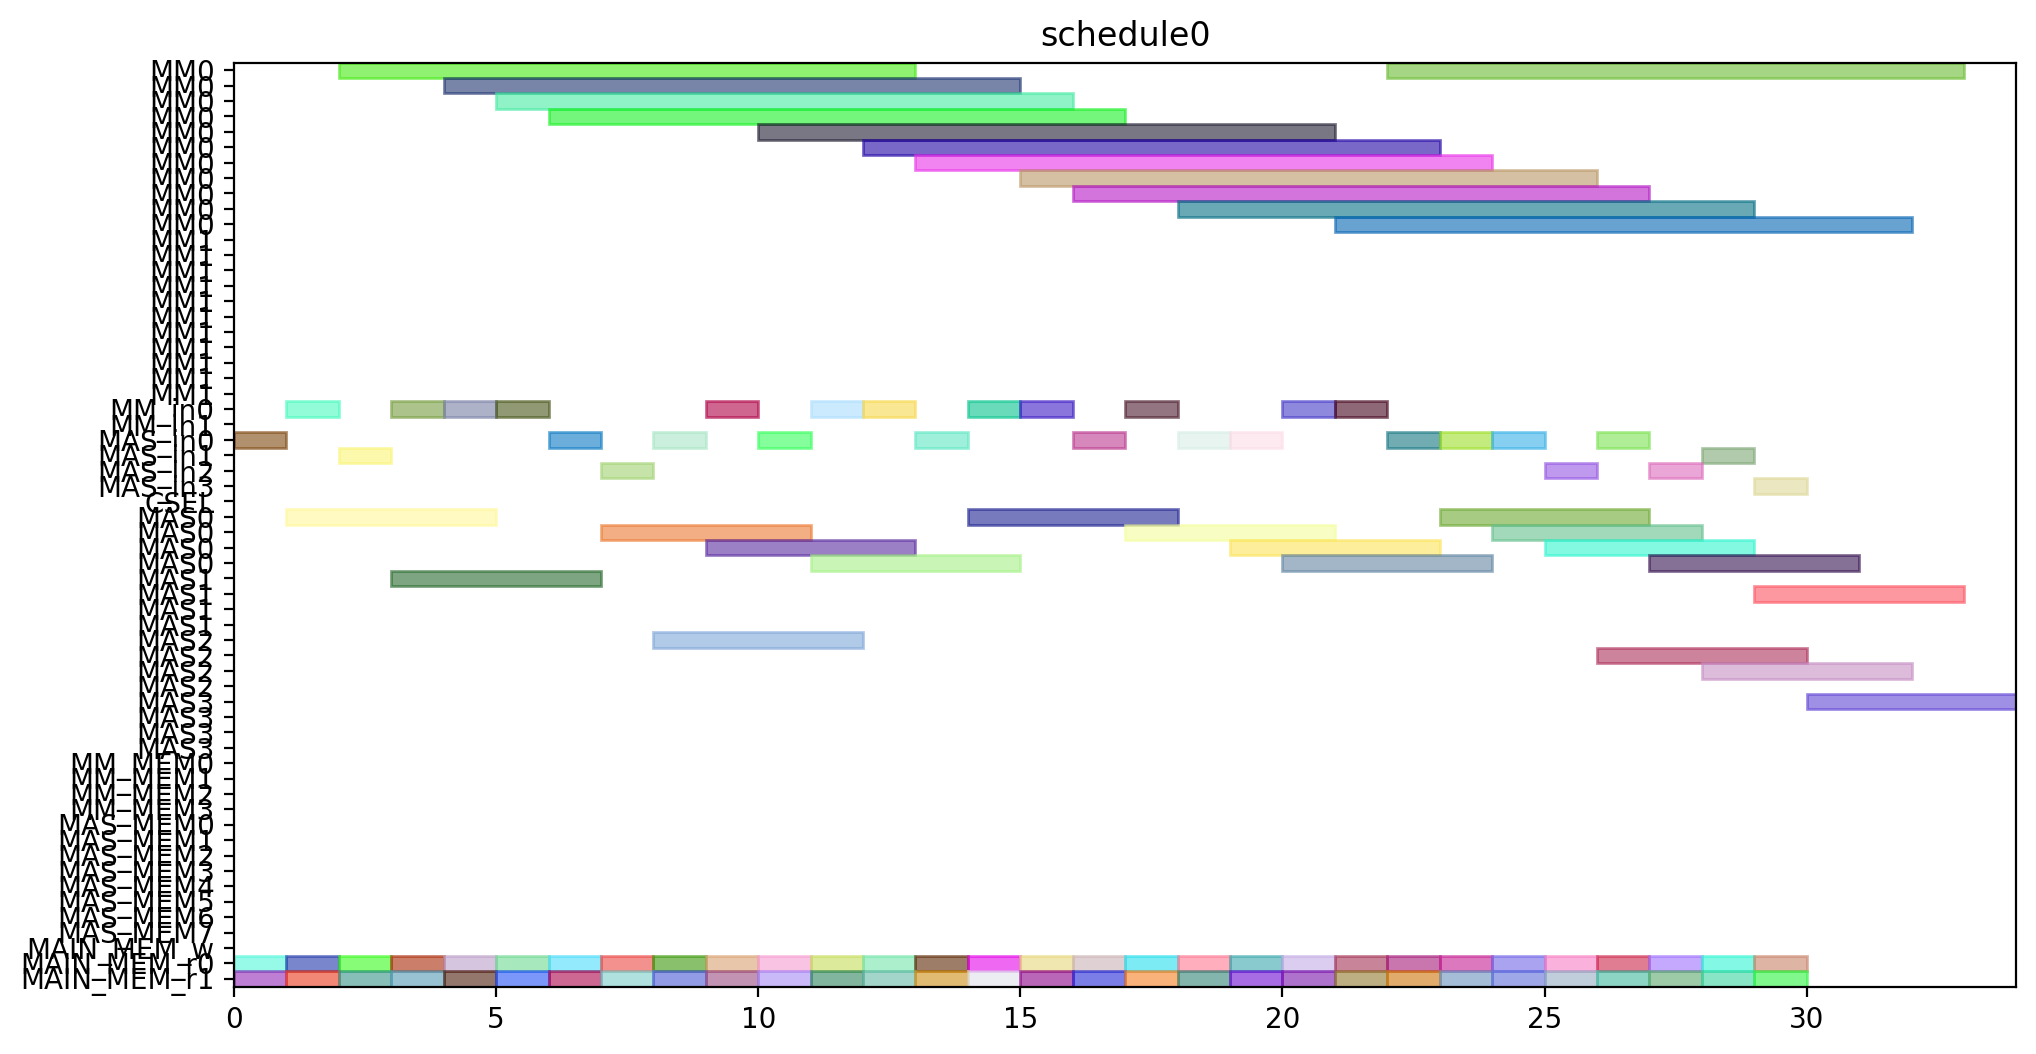

Here is the Python script that generated this plot:
from pyschedule import Scenario, solvers, plotters, alt


def solve():
	horizon = 120
	S = Scenario("schedule0", horizon=horizon)

	# resource
	MM = S.Resources('MM', num=2, size=11)
	MM_in = S.Resources('MM_in', num=2)
	MAS_in = S.Resources('MAS_in', num=4)
	CSEL = S.Resource('CSEL')
	MAS = S.Resources('MAS', num=4, size=4, periods=range(1, horizon))
	MM_MEM = S.Resources('MM_MEM', num=4)
	MAS_MEM = S.Resources('MAS_MEM', num=8)
	MAIN_MEM_w = S.Resource('MAIN_MEM_w', size=1)
	MAIN_MEM_r = S.Resources('MAIN_MEM_r', num=2)

	# result of previous scheduling

	# new tasks
	T1_t0 = S.Task('T1_t0', length=4, delay_cost=1)
	T1_t0 += alt(MAS)
	T1_t0_in = S.Task('T1_t0_in', length=1, delay_cost=1)
	T1_t0_in += alt(MAS_in)
	S += T1_t0_in*MAS_in[0]<=T1_t0*MAS[0]

	S += T1_t0_in*MAS_in[1]<=T1_t0*MAS[1]

	S += T1_t0_in*MAS_in[2]<=T1_t0*MAS[2]

	S += T1_t0_in*MAS_in[3]<=T1_t0*MAS[3]

	T1_t0_mem0 = S.Task('T1_t0_mem0', length=1, delay_cost=1)
	T1_t0_mem0 += MAIN_MEM_r[0]
	S += T1_t0_mem0 <= T1_t0

	T1_t0_mem1 = S.Task('T1_t0_mem1', length=1, delay_cost=1)
	T1_t0_mem1 += MAIN_MEM_r[1]
	S += T1_t0_mem1 <= T1_t0

	T1_t1 = S.Task('T1_t1', length=4, delay_cost=1)
	T1_t1 += alt(MAS)
	T1_t1_in = S.Task('T1_t1_in', length=1, delay_cost=1)
	T1_t1_in += alt(MAS_in)
	S += T1_t1_in*MAS_in[0]<=T1_t1*MAS[0]

	S += T1_t1_in*MAS_in[1]<=T1_t1*MAS[1]

	S += T1_t1_in*MAS_in[2]<=T1_t1*MAS[2]

	S += T1_t1_in*MAS_in[3]<=T1_t1*MAS[3]

	T1_t1_mem0 = S.Task('T1_t1_mem0', length=1, delay_cost=1)
	T1_t1_mem0 += MAIN_MEM_r[0]
	S += T1_t1_mem0 <= T1_t1

	T1_t1_mem1 = S.Task('T1_t1_mem1', length=1, delay_cost=1)
	T1_t1_mem1 += MAIN_MEM_r[1]
	S += T1_t1_mem1 <= T1_t1

	T1_t3 = S.Task('T1_t3', length=11, delay_cost=1)
	T1_t3 += alt(MM)
	T1_t3_in = S.Task('T1_t3_in', length=1, delay_cost=1)
	T1_t3_in += alt(MM_in)
	S += T1_t3_in*MM_in[0]<=T1_t3*MM[0]
	S += T1_t3_in*MM_in[1]<=T1_t3*MM[1]
	T1_t3_mem0 = S.Task('T1_t3_mem0', length=1, delay_cost=1)
	T1_t3_mem0 += MAIN_MEM_r[0]
	S += T1_t3_mem0 <= T1_t3

	T1_t3_mem1 = S.Task('T1_t3_mem1', length=1, delay_cost=1)
	T1_t3_mem1 += MAIN_MEM_r[1]
	S += T1_t3_mem1 <= T1_t3

	T2_t0 = S.Task('T2_t0', length=11, delay_cost=1)
	T2_t0 += alt(MM)
	T2_t0_in = S.Task('T2_t0_in', length=1, delay_cost=1)
	T2_t0_in += alt(MM_in)
	S += T2_t0_in*MM_in[0]<=T2_t0*MM[0]
	S += T2_t0_in*MM_in[1]<=T2_t0*MM[1]
	T2_t0_mem0 = S.Task('T2_t0_mem0', length=1, delay_cost=1)
	T2_t0_mem0 += MAIN_MEM_r[0]
	S += T2_t0_mem0 <= T2_t0

	T2_t0_mem1 = S.Task('T2_t0_mem1', length=1, delay_cost=1)
	T2_t0_mem1 += MAIN_MEM_r[1]
	S += T2_t0_mem1 <= T2_t0

	T2_t1 = S.Task('T2_t1', length=11, delay_cost=1)
	T2_t1 += alt(MM)
	T2_t1_in = S.Task('T2_t1_in', length=1, delay_cost=1)
	T2_t1_in += alt(MM_in)
	S += T2_t1_in*MM_in[0]<=T2_t1*MM[0]
	S += T2_t1_in*MM_in[1]<=T2_t1*MM[1]
	T2_t1_mem0 = S.Task('T2_t1_mem0', length=1, delay_cost=1)
	T2_t1_mem0 += MAIN_MEM_r[0]
	S += T2_t1_mem0 <= T2_t1

	T2_t1_mem1 = S.Task('T2_t1_mem1', length=1, delay_cost=1)
	T2_t1_mem1 += MAIN_MEM_r[1]
	S += T2_t1_mem1 <= T2_t1

	T2_t2 = S.Task('T2_t2', length=4, delay_cost=1)
	T2_t2 += alt(MAS)
	T2_t2_in = S.Task('T2_t2_in', length=1, delay_cost=1)
	T2_t2_in += alt(MAS_in)
	S += T2_t2_in*MAS_in[0]<=T2_t2*MAS[0]

	S += T2_t2_in*MAS_in[1]<=T2_t2*MAS[1]

	S += T2_t2_in*MAS_in[2]<=T2_t2*MAS[2]

	S += T2_t2_in*MAS_in[3]<=T2_t2*MAS[3]

	T2_t2_mem0 = S.Task('T2_t2_mem0', length=1, delay_cost=1)
	T2_t2_mem0 += MAIN_MEM_r[0]
	S += T2_t2_mem0 <= T2_t2

	T2_t2_mem1 = S.Task('T2_t2_mem1', length=1, delay_cost=1)
	T2_t2_mem1 += MAIN_MEM_r[1]
	S += T2_t2_mem1 <= T2_t2

	T2_t3 = S.Task('T2_t3', length=4, delay_cost=1)
	T2_t3 += alt(MAS)
	T2_t3_in = S.Task('T2_t3_in', length=1, delay_cost=1)
	T2_t3_in += alt(MAS_in)
	S += T2_t3_in*MAS_in[0]<=T2_t3*MAS[0]

	S += T2_t3_in*MAS_in[1]<=T2_t3*MAS[1]

	S += T2_t3_in*MAS_in[2]<=T2_t3*MAS[2]

	S += T2_t3_in*MAS_in[3]<=T2_t3*MAS[3]

	T2_t3_mem0 = S.Task('T2_t3_mem0', length=1, delay_cost=1)
	T2_t3_mem0 += MAIN_MEM_r[0]
	S += T2_t3_mem0 <= T2_t3

	T2_t3_mem1 = S.Task('T2_t3_mem1', length=1, delay_cost=1)
	T2_t3_mem1 += MAIN_MEM_r[1]
	S += T2_t3_mem1 <= T2_t3

	T3_t0 = S.Task('T3_t0', length=11, delay_cost=1)
	T3_t0 += alt(MM)
	T3_t0_in = S.Task('T3_t0_in', length=1, delay_cost=1)
	T3_t0_in += alt(MM_in)
	S += T3_t0_in*MM_in[0]<=T3_t0*MM[0]
	S += T3_t0_in*MM_in[1]<=T3_t0*MM[1]
	T3_t0_mem0 = S.Task('T3_t0_mem0', length=1, delay_cost=1)
	T3_t0_mem0 += MAIN_MEM_r[0]
	S += T3_t0_mem0 <= T3_t0

	T3_t0_mem1 = S.Task('T3_t0_mem1', length=1, delay_cost=1)
	T3_t0_mem1 += MAIN_MEM_r[1]
	S += T3_t0_mem1 <= T3_t0

	T3_t1 = S.Task('T3_t1', length=11, delay_cost=1)
	T3_t1 += alt(MM)
	T3_t1_in = S.Task('T3_t1_in', length=1, delay_cost=1)
	T3_t1_in += alt(MM_in)
	S += T3_t1_in*MM_in[0]<=T3_t1*MM[0]
	S += T3_t1_in*MM_in[1]<=T3_t1*MM[1]
	T3_t1_mem0 = S.Task('T3_t1_mem0', length=1, delay_cost=1)
	T3_t1_mem0 += MAIN_MEM_r[0]
	S += T3_t1_mem0 <= T3_t1

	T3_t1_mem1 = S.Task('T3_t1_mem1', length=1, delay_cost=1)
	T3_t1_mem1 += MAIN_MEM_r[1]
	S += T3_t1_mem1 <= T3_t1

	T3_t2 = S.Task('T3_t2', length=4, delay_cost=1)
	T3_t2 += alt(MAS)
	T3_t2_in = S.Task('T3_t2_in', length=1, delay_cost=1)
	T3_t2_in += alt(MAS_in)
	S += T3_t2_in*MAS_in[0]<=T3_t2*MAS[0]

	S += T3_t2_in*MAS_in[1]<=T3_t2*MAS[1]

	S += T3_t2_in*MAS_in[2]<=T3_t2*MAS[2]

	S += T3_t2_in*MAS_in[3]<=T3_t2*MAS[3]

	T3_t2_mem0 = S.Task('T3_t2_mem0', length=1, delay_cost=1)
	T3_t2_mem0 += MAIN_MEM_r[0]
	S += T3_t2_mem0 <= T3_t2

	T3_t2_mem1 = S.Task('T3_t2_mem1', length=1, delay_cost=1)
	T3_t2_mem1 += MAIN_MEM_r[1]
	S += T3_t2_mem1 <= T3_t2

	T3_t3 = S.Task('T3_t3', length=4, delay_cost=1)
	T3_t3 += alt(MAS)
	T3_t3_in = S.Task('T3_t3_in', length=1, delay_cost=1)
	T3_t3_in += alt(MAS_in)
	S += T3_t3_in*MAS_in[0]<=T3_t3*MAS[0]

	S += T3_t3_in*MAS_in[1]<=T3_t3*MAS[1]

	S += T3_t3_in*MAS_in[2]<=T3_t3*MAS[2]

	S += T3_t3_in*MAS_in[3]<=T3_t3*MAS[3]

	T3_t3_mem0 = S.Task('T3_t3_mem0', length=1, delay_cost=1)
	T3_t3_mem0 += MAIN_MEM_r[0]
	S += T3_t3_mem0 <= T3_t3

	T3_t3_mem1 = S.Task('T3_t3_mem1', length=1, delay_cost=1)
	T3_t3_mem1 += MAIN_MEM_r[1]
	S += T3_t3_mem1 <= T3_t3

	T4_t0 = S.Task('T4_t0', length=11, delay_cost=1)
	T4_t0 += alt(MM)
	T4_t0_in = S.Task('T4_t0_in', length=1, delay_cost=1)
	T4_t0_in += alt(MM_in)
	S += T4_t0_in*MM_in[0]<=T4_t0*MM[0]
	S += T4_t0_in*MM_in[1]<=T4_t0*MM[1]
	T4_t0_mem0 = S.Task('T4_t0_mem0', length=1, delay_cost=1)
	T4_t0_mem0 += MAIN_MEM_r[0]
	S += T4_t0_mem0 <= T4_t0

	T4_t0_mem1 = S.Task('T4_t0_mem1', length=1, delay_cost=1)
	T4_t0_mem1 += MAIN_MEM_r[1]
	S += T4_t0_mem1 <= T4_t0

	T4_t1 = S.Task('T4_t1', length=11, delay_cost=1)
	T4_t1 += alt(MM)
	T4_t1_in = S.Task('T4_t1_in', length=1, delay_cost=1)
	T4_t1_in += alt(MM_in)
	S += T4_t1_in*MM_in[0]<=T4_t1*MM[0]
	S += T4_t1_in*MM_in[1]<=T4_t1*MM[1]
	T4_t1_mem0 = S.Task('T4_t1_mem0', length=1, delay_cost=1)
	T4_t1_mem0 += MAIN_MEM_r[0]
	S += T4_t1_mem0 <= T4_t1

	T4_t1_mem1 = S.Task('T4_t1_mem1', length=1, delay_cost=1)
	T4_t1_mem1 += MAIN_MEM_r[1]
	S += T4_t1_mem1 <= T4_t1

	T4_t2 = S.Task('T4_t2', length=4, delay_cost=1)
	T4_t2 += alt(MAS)
	T4_t2_in = S.Task('T4_t2_in', length=1, delay_cost=1)
	T4_t2_in += alt(MAS_in)
	S += T4_t2_in*MAS_in[0]<=T4_t2*MAS[0]

	S += T4_t2_in*MAS_in[1]<=T4_t2*MAS[1]

	S += T4_t2_in*MAS_in[2]<=T4_t2*MAS[2]

	S += T4_t2_in*MAS_in[3]<=T4_t2*MAS[3]

	T4_t2_mem0 = S.Task('T4_t2_mem0', length=1, delay_cost=1)
	T4_t2_mem0 += MAIN_MEM_r[0]
	S += T4_t2_mem0 <= T4_t2

	T4_t2_mem1 = S.Task('T4_t2_mem1', length=1, delay_cost=1)
	T4_t2_mem1 += MAIN_MEM_r[1]
	S += T4_t2_mem1 <= T4_t2

	T4_t3 = S.Task('T4_t3', length=4, delay_cost=1)
	T4_t3 += alt(MAS)
	T4_t3_in = S.Task('T4_t3_in', length=1, delay_cost=1)
	T4_t3_in += alt(MAS_in)
	S += T4_t3_in*MAS_in[0]<=T4_t3*MAS[0]

	S += T4_t3_in*MAS_in[1]<=T4_t3*MAS[1]

	S += T4_t3_in*MAS_in[2]<=T4_t3*MAS[2]

	S += T4_t3_in*MAS_in[3]<=T4_t3*MAS[3]

	T4_t3_mem0 = S.Task('T4_t3_mem0', length=1, delay_cost=1)
	T4_t3_mem0 += MAIN_MEM_r[0]
	S += T4_t3_mem0 <= T4_t3

	T4_t3_mem1 = S.Task('T4_t3_mem1', length=1, delay_cost=1)
	T4_t3_mem1 += MAIN_MEM_r[1]
	S += T4_t3_mem1 <= T4_t3

	T5_t0 = S.Task('T5_t0', length=4, delay_cost=1)
	T5_t0 += alt(MAS)
	T5_t0_in = S.Task('T5_t0_in', length=1, delay_cost=1)
	T5_t0_in += alt(MAS_in)
	S += T5_t0_in*MAS_in[0]<=T5_t0*MAS[0]

	S += T5_t0_in*MAS_in[1]<=T5_t0*MAS[1]

	S += T5_t0_in*MAS_in[2]<=T5_t0*MAS[2]

	S += T5_t0_in*MAS_in[3]<=T5_t0*MAS[3]

	T5_t0_mem0 = S.Task('T5_t0_mem0', length=1, delay_cost=1)
	T5_t0_mem0 += MAIN_MEM_r[0]
	S += T5_t0_mem0 <= T5_t0

	T5_t0_mem1 = S.Task('T5_t0_mem1', length=1, delay_cost=1)
	T5_t0_mem1 += MAIN_MEM_r[1]
	S += T5_t0_mem1 <= T5_t0

	T5_t1 = S.Task('T5_t1', length=4, delay_cost=1)
	T5_t1 += alt(MAS)
	T5_t1_in = S.Task('T5_t1_in', length=1, delay_cost=1)
	T5_t1_in += alt(MAS_in)
	S += T5_t1_in*MAS_in[0]<=T5_t1*MAS[0]

	S += T5_t1_in*MAS_in[1]<=T5_t1*MAS[1]

	S += T5_t1_in*MAS_in[2]<=T5_t1*MAS[2]

	S += T5_t1_in*MAS_in[3]<=T5_t1*MAS[3]

	T5_t1_mem0 = S.Task('T5_t1_mem0', length=1, delay_cost=1)
	T5_t1_mem0 += MAIN_MEM_r[0]
	S += T5_t1_mem0 <= T5_t1

	T5_t1_mem1 = S.Task('T5_t1_mem1', length=1, delay_cost=1)
	T5_t1_mem1 += MAIN_MEM_r[1]
	S += T5_t1_mem1 <= T5_t1

	T5_t3 = S.Task('T5_t3', length=11, delay_cost=1)
	T5_t3 += alt(MM)
	T5_t3_in = S.Task('T5_t3_in', length=1, delay_cost=1)
	T5_t3_in += alt(MM_in)
	S += T5_t3_in*MM_in[0]<=T5_t3*MM[0]
	S += T5_t3_in*MM_in[1]<=T5_t3*MM[1]
	T5_t3_mem0 = S.Task('T5_t3_mem0', length=1, delay_cost=1)
	T5_t3_mem0 += MAIN_MEM_r[0]
	S += T5_t3_mem0 <= T5_t3

	T5_t3_mem1 = S.Task('T5_t3_mem1', length=1, delay_cost=1)
	T5_t3_mem1 += MAIN_MEM_r[1]
	S += T5_t3_mem1 <= T5_t3

	T6_t0 = S.Task('T6_t0', length=11, delay_cost=1)
	T6_t0 += alt(MM)
	T6_t0_in = S.Task('T6_t0_in', length=1, delay_cost=1)
	T6_t0_in += alt(MM_in)
	S += T6_t0_in*MM_in[0]<=T6_t0*MM[0]
	S += T6_t0_in*MM_in[1]<=T6_t0*MM[1]
	T6_t0_mem0 = S.Task('T6_t0_mem0', length=1, delay_cost=1)
	T6_t0_mem0 += MAIN_MEM_r[0]
	S += T6_t0_mem0 <= T6_t0

	T6_t0_mem1 = S.Task('T6_t0_mem1', length=1, delay_cost=1)
	T6_t0_mem1 += MAIN_MEM_r[1]
	S += T6_t0_mem1 <= T6_t0

	T6_t1 = S.Task('T6_t1', length=11, delay_cost=1)
	T6_t1 += alt(MM)
	T6_t1_in = S.Task('T6_t1_in', length=1, delay_cost=1)
	T6_t1_in += alt(MM_in)
	S += T6_t1_in*MM_in[0]<=T6_t1*MM[0]
	S += T6_t1_in*MM_in[1]<=T6_t1*MM[1]
	T6_t1_mem0 = S.Task('T6_t1_mem0', length=1, delay_cost=1)
	T6_t1_mem0 += MAIN_MEM_r[0]
	S += T6_t1_mem0 <= T6_t1

	T6_t1_mem1 = S.Task('T6_t1_mem1', length=1, delay_cost=1)
	T6_t1_mem1 += MAIN_MEM_r[1]
	S += T6_t1_mem1 <= T6_t1

	T6_t2 = S.Task('T6_t2', length=4, delay_cost=1)
	T6_t2 += alt(MAS)
	T6_t2_in = S.Task('T6_t2_in', length=1, delay_cost=1)
	T6_t2_in += alt(MAS_in)
	S += T6_t2_in*MAS_in[0]<=T6_t2*MAS[0]

	S += T6_t2_in*MAS_in[1]<=T6_t2*MAS[1]

	S += T6_t2_in*MAS_in[2]<=T6_t2*MAS[2]

	S += T6_t2_in*MAS_in[3]<=T6_t2*MAS[3]

	T6_t2_mem0 = S.Task('T6_t2_mem0', length=1, delay_cost=1)
	T6_t2_mem0 += MAIN_MEM_r[0]
	S += T6_t2_mem0 <= T6_t2

	T6_t2_mem1 = S.Task('T6_t2_mem1', length=1, delay_cost=1)
	T6_t2_mem1 += MAIN_MEM_r[1]
	S += T6_t2_mem1 <= T6_t2

	T6_t3 = S.Task('T6_t3', length=4, delay_cost=1)
	T6_t3 += alt(MAS)
	T6_t3_in = S.Task('T6_t3_in', length=1, delay_cost=1)
	T6_t3_in += alt(MAS_in)
	S += T6_t3_in*MAS_in[0]<=T6_t3*MAS[0]

	S += T6_t3_in*MAS_in[1]<=T6_t3*MAS[1]

	S += T6_t3_in*MAS_in[2]<=T6_t3*MAS[2]

	S += T6_t3_in*MAS_in[3]<=T6_t3*MAS[3]

	T6_t3_mem0 = S.Task('T6_t3_mem0', length=1, delay_cost=1)
	T6_t3_mem0 += MAIN_MEM_r[0]
	S += T6_t3_mem0 <= T6_t3

	T6_t3_mem1 = S.Task('T6_t3_mem1', length=1, delay_cost=1)
	T6_t3_mem1 += MAIN_MEM_r[1]
	S += T6_t3_mem1 <= T6_t3

	T7_t0 = S.Task('T7_t0', length=11, delay_cost=1)
	T7_t0 += alt(MM)
	T7_t0_in = S.Task('T7_t0_in', length=1, delay_cost=1)
	T7_t0_in += alt(MM_in)
	S += T7_t0_in*MM_in[0]<=T7_t0*MM[0]
	S += T7_t0_in*MM_in[1]<=T7_t0*MM[1]
	T7_t0_mem0 = S.Task('T7_t0_mem0', length=1, delay_cost=1)
	T7_t0_mem0 += MAIN_MEM_r[0]
	S += T7_t0_mem0 <= T7_t0

	T7_t0_mem1 = S.Task('T7_t0_mem1', length=1, delay_cost=1)
	T7_t0_mem1 += MAIN_MEM_r[1]
	S += T7_t0_mem1 <= T7_t0

	T7_t1 = S.Task('T7_t1', length=11, delay_cost=1)
	T7_t1 += alt(MM)
	T7_t1_in = S.Task('T7_t1_in', length=1, delay_cost=1)
	T7_t1_in += alt(MM_in)
	S += T7_t1_in*MM_in[0]<=T7_t1*MM[0]
	S += T7_t1_in*MM_in[1]<=T7_t1*MM[1]
	T7_t1_mem0 = S.Task('T7_t1_mem0', length=1, delay_cost=1)
	T7_t1_mem0 += MAIN_MEM_r[0]
	S += T7_t1_mem0 <= T7_t1

	T7_t1_mem1 = S.Task('T7_t1_mem1', length=1, delay_cost=1)
	T7_t1_mem1 += MAIN_MEM_r[1]
	S += T7_t1_mem1 <= T7_t1

	T7_t2 = S.Task('T7_t2', length=4, delay_cost=1)
	T7_t2 += alt(MAS)
	T7_t2_in = S.Task('T7_t2_in', length=1, delay_cost=1)
	T7_t2_in += alt(MAS_in)
	S += T7_t2_in*MAS_in[0]<=T7_t2*MAS[0]

	S += T7_t2_in*MAS_in[1]<=T7_t2*MAS[1]

	S += T7_t2_in*MAS_in[2]<=T7_t2*MAS[2]

	S += T7_t2_in*MAS_in[3]<=T7_t2*MAS[3]

	T7_t2_mem0 = S.Task('T7_t2_mem0', length=1, delay_cost=1)
	T7_t2_mem0 += MAIN_MEM_r[0]
	S += T7_t2_mem0 <= T7_t2

	T7_t2_mem1 = S.Task('T7_t2_mem1', length=1, delay_cost=1)
	T7_t2_mem1 += MAIN_MEM_r[1]
	S += T7_t2_mem1 <= T7_t2

	T7_t3 = S.Task('T7_t3', length=4, delay_cost=1)
	T7_t3 += alt(MAS)
	T7_t3_in = S.Task('T7_t3_in', length=1, delay_cost=1)
	T7_t3_in += alt(MAS_in)
	S += T7_t3_in*MAS_in[0]<=T7_t3*MAS[0]

	S += T7_t3_in*MAS_in[1]<=T7_t3*MAS[1]

	S += T7_t3_in*MAS_in[2]<=T7_t3*MAS[2]

	S += T7_t3_in*MAS_in[3]<=T7_t3*MAS[3]

	T7_t3_mem0 = S.Task('T7_t3_mem0', length=1, delay_cost=1)
	T7_t3_mem0 += MAIN_MEM_r[0]
	S += T7_t3_mem0 <= T7_t3

	T7_t3_mem1 = S.Task('T7_t3_mem1', length=1, delay_cost=1)
	T7_t3_mem1 += MAIN_MEM_r[1]
	S += T7_t3_mem1 <= T7_t3

	T8_t2 = S.Task('T8_t2', length=4, delay_cost=1)
	T8_t2 += alt(MAS)
	T8_t2_in = S.Task('T8_t2_in', length=1, delay_cost=1)
	T8_t2_in += alt(MAS_in)
	S += T8_t2_in*MAS_in[0]<=T8_t2*MAS[0]

	S += T8_t2_in*MAS_in[1]<=T8_t2*MAS[1]

	S += T8_t2_in*MAS_in[2]<=T8_t2*MAS[2]

	S += T8_t2_in*MAS_in[3]<=T8_t2*MAS[3]

	T8_t2_mem0 = S.Task('T8_t2_mem0', length=1, delay_cost=1)
	T8_t2_mem0 += MAIN_MEM_r[0]
	S += T8_t2_mem0 <= T8_t2

	T8_t2_mem1 = S.Task('T8_t2_mem1', length=1, delay_cost=1)
	T8_t2_mem1 += MAIN_MEM_r[1]
	S += T8_t2_mem1 <= T8_t2

	T9_t2 = S.Task('T9_t2', length=4, delay_cost=1)
	T9_t2 += alt(MAS)
	T9_t2_in = S.Task('T9_t2_in', length=1, delay_cost=1)
	T9_t2_in += alt(MAS_in)
	S += T9_t2_in*MAS_in[0]<=T9_t2*MAS[0]

	S += T9_t2_in*MAS_in[1]<=T9_t2*MAS[1]

	S += T9_t2_in*MAS_in[2]<=T9_t2*MAS[2]

	S += T9_t2_in*MAS_in[3]<=T9_t2*MAS[3]

	T9_t2_mem0 = S.Task('T9_t2_mem0', length=1, delay_cost=1)
	T9_t2_mem0 += MAIN_MEM_r[0]
	S += T9_t2_mem0 <= T9_t2

	T9_t2_mem1 = S.Task('T9_t2_mem1', length=1, delay_cost=1)
	T9_t2_mem1 += MAIN_MEM_r[1]
	S += T9_t2_mem1 <= T9_t2

	T10_t2 = S.Task('T10_t2', length=4, delay_cost=1)
	T10_t2 += alt(MAS)
	T10_t2_in = S.Task('T10_t2_in', length=1, delay_cost=1)
	T10_t2_in += alt(MAS_in)
	S += T10_t2_in*MAS_in[0]<=T10_t2*MAS[0]

	S += T10_t2_in*MAS_in[1]<=T10_t2*MAS[1]

	S += T10_t2_in*MAS_in[2]<=T10_t2*MAS[2]

	S += T10_t2_in*MAS_in[3]<=T10_t2*MAS[3]

	T10_t2_mem0 = S.Task('T10_t2_mem0', length=1, delay_cost=1)
	T10_t2_mem0 += MAIN_MEM_r[0]
	S += T10_t2_mem0 <= T10_t2

	T10_t2_mem1 = S.Task('T10_t2_mem1', length=1, delay_cost=1)
	T10_t2_mem1 += MAIN_MEM_r[1]
	S += T10_t2_mem1 <= T10_t2

	T11_t2 = S.Task('T11_t2', length=4, delay_cost=1)
	T11_t2 += alt(MAS)
	T11_t2_in = S.Task('T11_t2_in', length=1, delay_cost=1)
	T11_t2_in += alt(MAS_in)
	S += T11_t2_in*MAS_in[0]<=T11_t2*MAS[0]

	S += T11_t2_in*MAS_in[1]<=T11_t2*MAS[1]

	S += T11_t2_in*MAS_in[2]<=T11_t2*MAS[2]

	S += T11_t2_in*MAS_in[3]<=T11_t2*MAS[3]

	T11_t2_mem0 = S.Task('T11_t2_mem0', length=1, delay_cost=1)
	T11_t2_mem0 += MAIN_MEM_r[0]
	S += T11_t2_mem0 <= T11_t2

	T11_t2_mem1 = S.Task('T11_t2_mem1', length=1, delay_cost=1)
	T11_t2_mem1 += MAIN_MEM_r[1]
	S += T11_t2_mem1 <= T11_t2

	solvers.mip.solve(S,msg=1,kind='CPLEX',ratio_gap=1.01)

	solution = [['hoge']*len(S.solution()[1]) for i in range(len(S.solution()))]
	for i in range(len(S.solution())):
		for j in range(len(S.solution()[i])):
			solution[i][j]=str(S.solution()[i][j])
	print(solution)

	cycles = int(solution[-1][3])

	pic_file_name = "/mnt/rose/usr1/fukuda/ABE/multiRAM_multiMAS_16mux/scheduling_result/stage11MM2_stage4MAS4/EP2_LADDERMUL/schedule0.png"
	if(S.solution() != []):
		plotters.matplotlib.plot(S,img_filename=pic_file_name, show_task_labels=False, fig_size=(cycles*0.25+3, 6))

	return solution
